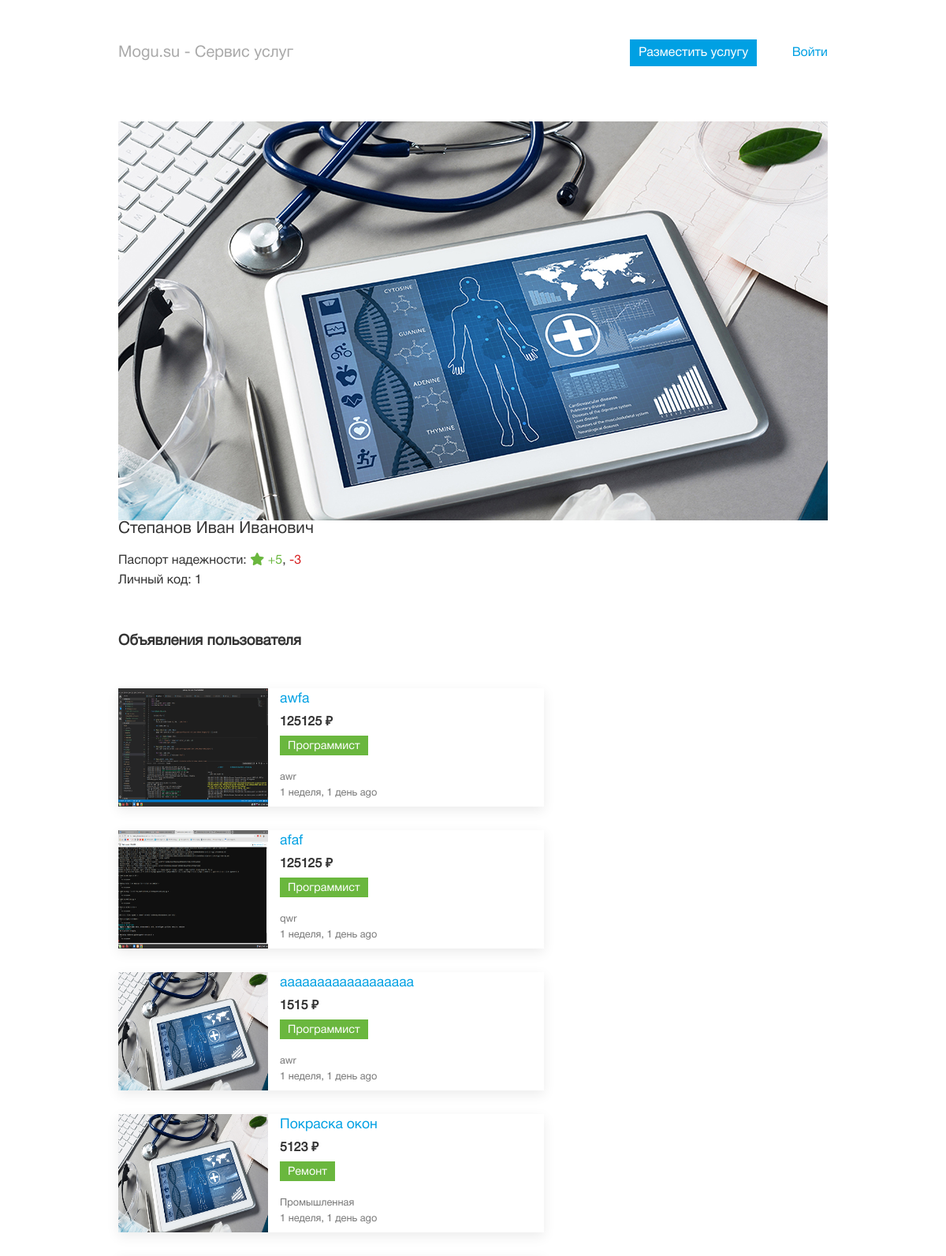
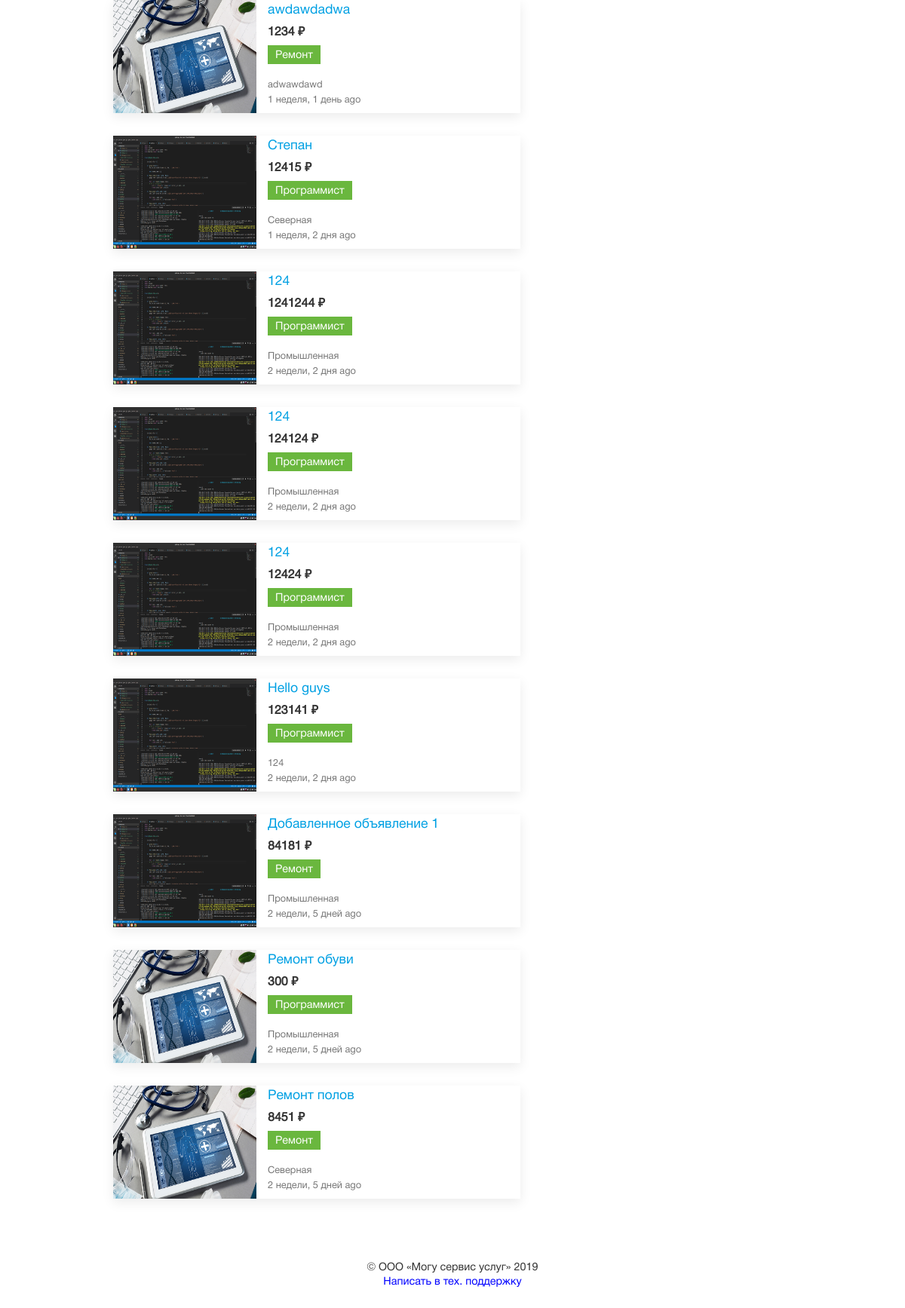
Page /accounts/user_ans/1/ on the committed database (2 pictures, top to bottom).
### profiles/models.py (models this page shows, shortened)
class User(AbstractUser):
    patronymic = models.CharField(max_length=250, blank=True, null=True, verbose_name='Отчество')
    phone = models.CharField(null=True, blank=True, unique=True, max_length=250, verbose_name='Телефон')
    is_verified = models.BooleanField(default=False, verbose_name='Пользователь подтвержден')
    star_color = models.ForeignKey(StarColor, on_delete=models.CASCADE, verbose_name='Цвет звезды', default=4, null=True, blank=True, related_name='users')
    thanks = models.PositiveIntegerField(default=0, verbose_name='Благодарности', blank=True, null=True)
    complaints = models.PositiveIntegerField(default=0, verbose_name='Жалобы', blank=True, null=True)
    claims = models.PositiveIntegerField(default=0, verbose_name='Претензии', blank=True, null=True)
    def get_picture_url(self, filename):
        ext = filename.split('.')[-1]
        filename = '%s.%s' % (self.id, ext)
        return 'images/profiles/%s' % filename
    photo = models.ImageField(null=True, blank=True, upload_to=get_picture_url, verbose_name='Фото')

### announcements/models.py (models this page shows, shortened)
class Announcement(models.Model):
    name = models.CharField(max_length=250, verbose_name='Название')
    author = models.ForeignKey(settings.AUTH_USER_MODEL, on_delete=models.CASCADE, verbose_name='Автор', related_name='announcements')
    service = models.ForeignKey(Service, on_delete=models.CASCADE, verbose_name='Услуга', related_name='announcements')
    price = models.PositiveIntegerField(verbose_name='Цена')
    posted = models.DateTimeField(default=timezone.now, verbose_name='Размещено')
    can_edit = models.DateTimeField(verbose_name='Возможно редактирование до', null=True)
    views = models.PositiveSmallIntegerField(verbose_name='Просмотры', default=0)
    views_today = models.PositiveSmallIntegerField(verbose_name='Просмотры сегодня', default=0)
    today = models.DateField(verbose_name='Сегодня', auto_now_add=True, null=True)
    city = models.ForeignKey(City, on_delete=models.CASCADE, verbose_name='Город', related_name='announcements')
    address = models.CharField(max_length=250, verbose_name='Адресс')
    contact = models.CharField(max_length=250, verbose_name='Контактное лицо')
    phone = models.CharField(max_length=250, verbose_name='Телефон')
    desc = RichTextField(verbose_name='Описание')
    is_active = models.BooleanField(default=True, verbose_name='Активное')
    class Meta:
        verbose_name = 'Объявление'
        verbose_name_plural = 'Объявления'
        ordering = ['-posted']
    def get_main_image(self):
        return self.images.first()

class Image(models.Model):
    announcement = models.ForeignKey(Announcement, on_delete=models.CASCADE, verbose_name='Объявление', related_name='images')
    def get_picture_url(self, filename):
        return 'images/announcements/%s/%s' % (self.announcement.author.username, filename)
    image = models.ImageField(upload_to=get_picture_url, verbose_name='Изображение')
    is_main = models.BooleanField(default=False, verbose_name='Главное изображение')
    class Meta:
        verbose_name = 'Изображение'
        verbose_name_plural = 'Изображения'

### services/models.py (models this page shows, shortened)
class Service(models.Model):
    service_type = models.ForeignKey(ServiceType, on_delete=models.CASCADE, verbose_name='Тип услуги', related_name='services')
    name = models.CharField(max_length=250, verbose_name='Название')
    class Meta:
        verbose_name = 'Услуга'
        verbose_name_plural = 'Услуги'
        ordering = ['name']

class ServiceType(models.Model):
    name = models.CharField(max_length=250, verbose_name='Название')
    class Meta:
        verbose_name = 'Тип услуги'
        verbose_name_plural = 'Типы услуг'
        ordering = ['name']

### profiles/views.py (the view)
# urls.py: path('user_ans/<user_id>/', views.user_ans, name='user_ans'),
def user_ans(request, user_id):
    some_user = get_object_or_404(User, id=int(user_id))
    ans = Announcement.objects.filter(is_active=True, author=some_user)
    context = {
        'ans': ans,
        'some_user': some_user,
    }
    return render(request, 'profiles/user_ans.html', context)

### profiles/context_processors.py (called while the page is built)
def getting_forms(request):
    reg_form = RegisterForm()
    login_form = LoginForm()
    context = {
        'reg_form': reg_form,
        'login_form': login_form,
    }
    return context

### templates/profiles/user_ans.html (shortened to what this page needs)
{% extends 'base.html' %}
{% load static %}
{% load imagefit %}
{% load humanize %}
{% block content %}
    <div class="profile">
        <div class="container">
            <div class="row">
                {% if some_user.photo %}
                    <img id="user-photo" src="{{ some_user.photo.url|resize:'200x200,C' }}" alt="user-photo">
                {% else %}
                    <img id="user-photo" style="opacity: 0.3;" src="{% static 'images/no_avatar.png' %}" alt="user-photo">
                {% endif %}
                <div class="profile-info">
                    <h3>{{ some_user.last_name }} {{ some_user.first_name }} {{ some_user.patronymic }}</h3>
                    <p class="an-passport"><span>Паспорт надежности:</span> <i class="fa fa-star"></i> <span class="an-plus">+5</span>, <span class="an-minus">-3</span></p>
                    <p>Личный код: <span>{{ some_user.id }}</span></p>
                </div>
            </div>
            <h3>Объявления пользователя</h3>
            <div class="services-list">
                {% for an in ans %}
                    <div class="service-item">
                        <div class="row">
                            <img src="{{ an.get_main_image.image.url|resize:'190x160,C' }}" alt="service-photo">
                            <div class="service-info">
                                <h3><a href="{% url 'an_detail' an.id %}">{{ an.name|truncatechars:50 }}</a></h3>
                                <p class="price">{{ an.price }} &#8381;</p>
                                <a class="s-type" href="{% url 'search_result' %}?q={{ an.service.service_type.name }}&city-select={{ an.city.id }}&sort_by=3">{{ an.service.service_type.name }}</a>
                                <p  class="city"><span>{{ an.address }}</span></p>
                                <p class="posted"><span>{{ an.posted|naturaltime }}</span></p>
                            </div>
                        </div>
                    </div>
                {% endfor %}
            </div>
        </div>
    </div>
{% endblock content %}

### dev_static/css/style.css (style rules this page uses)
* { padding: 0; margin: 0; outline: none; }
a, a:visited { text-decoration: none; color: #00f; }
body { font-size: 1rem; font-family: 'Helvetica Neue', Arial, Helvetica, sans-serif; color: #333; }
.container { max-width: 900px; padding: 0 40px; margin: 0 auto; }
.row { display: flex; flex-wrap: wrap; }
.services-list { margin-top: 50px; display: inline-block; }
.services-list img { width: 190px; height: 150px; }
.service-item { margin-top: 30px; box-shadow: 0 5px 15px rgba(0,0,0,.08); }
.service-item .service-info { text-align: left; padding: 5px 15px; box-sizing: border-box; color: #333; font-size: 0.9rem; }
.service-item .service-info h3 { margin: 0 0 10px 0; font-weight: normal; font-size: 1.1rem; top: 10; position: absolute; }
.service-info h3 a { color: #00a0e3; }
.service-info { position: relative; width: 350px; }
.service-info .price { position: absolute; top: 30px; font-weight: bold; font-size: 1rem; }
.service-info .posted { position: absolute; bottom: 10px; }
.service-info .city { position: absolute; bottom: 30px; }
.s-type { position: absolute; top: 60px; display: inline-block; background-color: #6ab73e; color: #fff; padding: 7px 10px 4px 10px; }
.service-item .service-info p span { color: #777; font-size: 0.8rem; }
.an-passport i { color: #6ab73e; }
.an-passport .an-plus { color: #6ab73e; cursor: pointer; }
.an-passport .an-minus { color: #d71e1f; cursor: pointer; }
.profile { margin-top: 70px; }
.profile #user-photo { margin-right: 20px; }
.profile .profile-info h3 { margin: 0; font-weight: normal; font-size: 1.3rem; padding-bottom: 20px; }
.profile .profile-info p { padding-bottom: 10px; }
.profile h3 { margin-top: 50px; }
.services-list .service-item { margin: 0 0 30px 0; }

### rows in the picture
User: photo|resize (picture), last_name "Степанов", first_name "Иван", patronymic "Иванович", id "1"
Announcement: get_main_image.image|resize (picture), name "awfa", price "125125", service.service_type.name "Программист", address "awr", posted "1 неделя, 1 день ago"
Announcement: get_main_image.image|resize (picture), name "afaf", price "125125", service.service_type.name "Программист", address "qwr", posted "1 неделя, 1 день ago"
Announcement: get_main_image.image|resize (picture), name "aaaaaaaaaaaaaaaaaa", price "1515", service.service_type.name "Программист", address "awr", posted "1 неделя, 1 день ago"
Announcement: get_main_image.image|resize (picture), name "Покраска окон", price "5123", service.service_type.name "Ремонт", address "Промышленная", posted "1 неделя, 1 день ago"
Announcement: get_main_image.image|resize (picture), name "awdawdadwa", price "1234", service.service_type.name "Ремонт", address "adwawdawd", posted "1 неделя, 1 день ago"
Announcement: get_main_image.image|resize (picture), name "Степан", price "12415", service.service_type.name "Программист", address "Северная", posted "1 неделя, 2 дня ago"
Announcement: get_main_image.image|resize (picture), name "124", price "1241244", service.service_type.name "Программист", address "Промышленная", posted "2 недели, 2 дня ago"
Announcement: get_main_image.image|resize (picture), name "124", price "124124", service.service_type.name "Программист", address "Промышленная", posted "2 недели, 2 дня ago"
Announcement: get_main_image.image|resize (picture), name "124", price "12424", service.service_type.name "Программист", address "Промышленная", posted "2 недели, 2 дня ago"
Announcement: get_main_image.image|resize (picture), name "Hello guys", price "123141", service.service_type.name "Программист", address "124", posted "2 недели, 2 дня ago"
Announcement: get_main_image.image|resize (picture), name "Добавленное объявление 1", price "84181", service.service_type.name "Ремонт", address "Промышленная", posted "2 недели, 5 дней ago"
Announcement: get_main_image.image|resize (picture), name "Ремонт обуви", price "300", service.service_type.name "Программист", address "Промышленная", posted "2 недели, 5 дней ago"
Announcement: get_main_image.image|resize (picture), name "Ремонт полов", price "8451", service.service_type.name "Ремонт", address "Северная", posted "2 недели, 5 дней ago"
